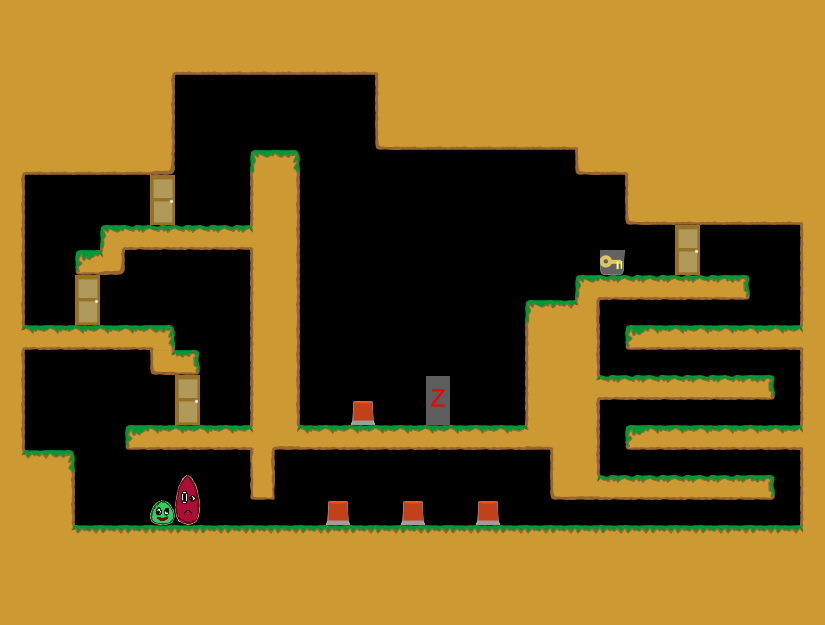

Rendered tile map (Tiled .tmx) drawn with the repository's tilesets; below, a short description and the map source with its tile grids summarised:
An orthogonal 33x25 tile map with 25x25 px tiles, 1 tile layer (Kachelebene 1).

<map version="1.0" orientation="orthogonal" width="33" height="25" tilewidth="25" tileheight="25">
 <tileset firstgid="1" name="Tileset" tilewidth="25" tileheight="25">
  <image source="../../../img/Tileset.png" width="400" height="250" />
 </tileset>
 <layer name="Kachelebene 1" width="33" height="25">
  <properties>
   <property name="Buttons" value="" />
   <property name="Doors" value="" />
  </properties>
  <data>[825 cells, 502 non-empty, 38 distinct tile ids]</data>
 </layer>
</map>
